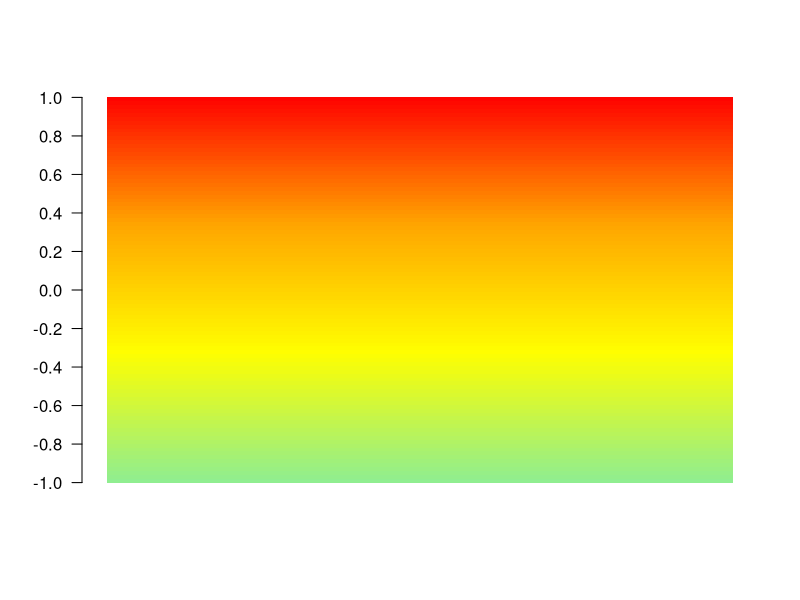

R code for this plot:
'
start = c(rep(NA, AV[1]))
period = c(rep(1, DUR_ONES[1]), rep(-1, DUR_NEG[1]))
n = length(c(start, period))
branch = rep_len(period, N-n)
tc1 = c(start, period, branch)
tc1
'


#Q1.2
# Function to plot color bar by https://stackoverflow.com/questions/9314658/colorbar-from-custom-colorramppalette
color.bar <- function(lut, min, max=-min, nticks=11, ticks=seq(min, max, len=nticks), title='') {
  scale = (length(lut)-1)/(max-min)
  
  dev.new(width=1.75, height=5)
  plot(c(0,10), c(min,max), type='n', bty='n', xaxt='n', xlab='', yaxt='n', ylab='', main=title)
  axis(2, ticks, las=1)
  for (i in 1:(length(lut)-1)) {
    y = (i-1)/scale + min
    rect(0,y,10,y+1/scale, col=lut[i], border=NA)
  }
}

scale = color.bar(colorRampPalette(c("light green", "yellow", "orange", "red"))(100), -1)